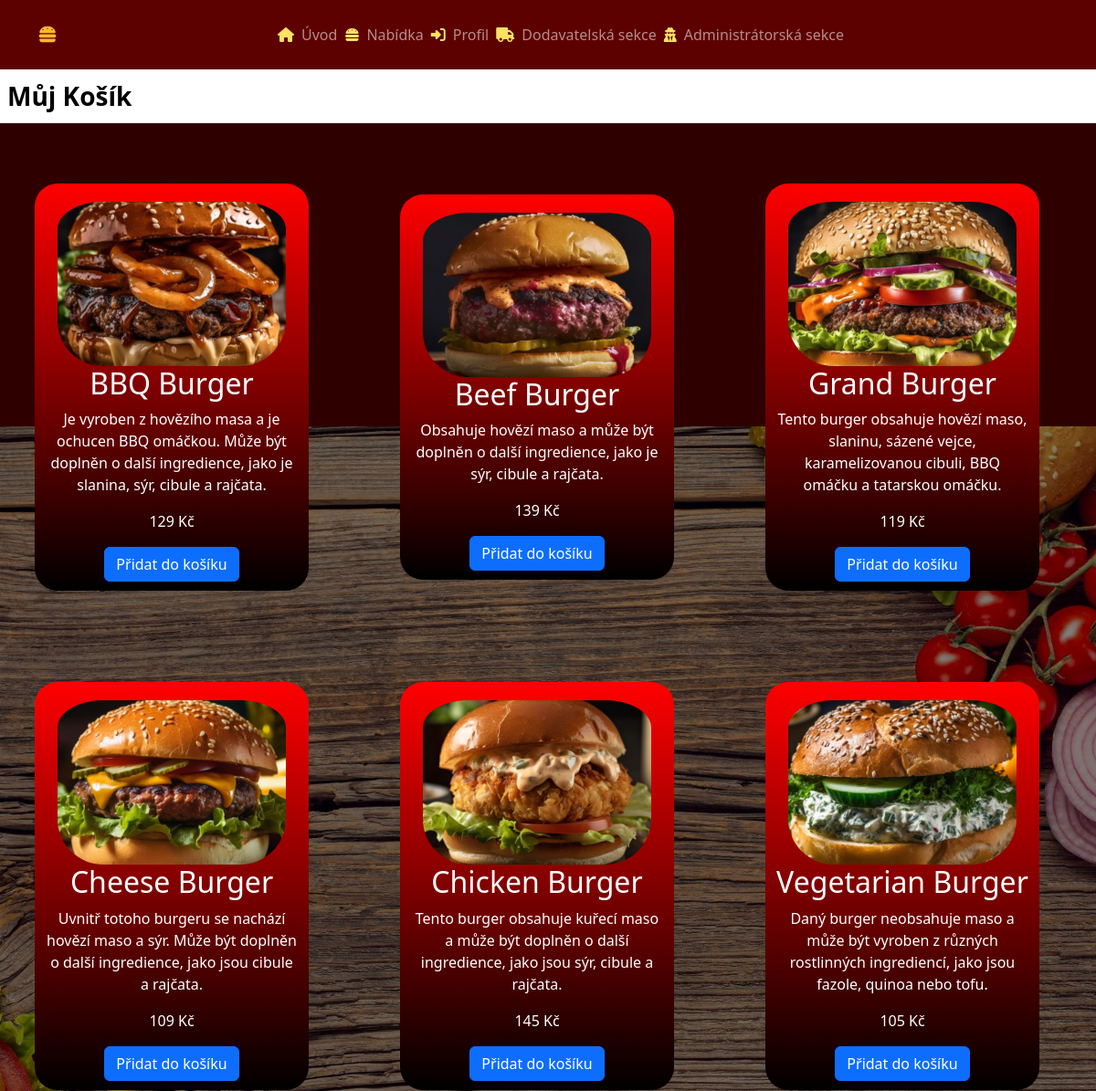
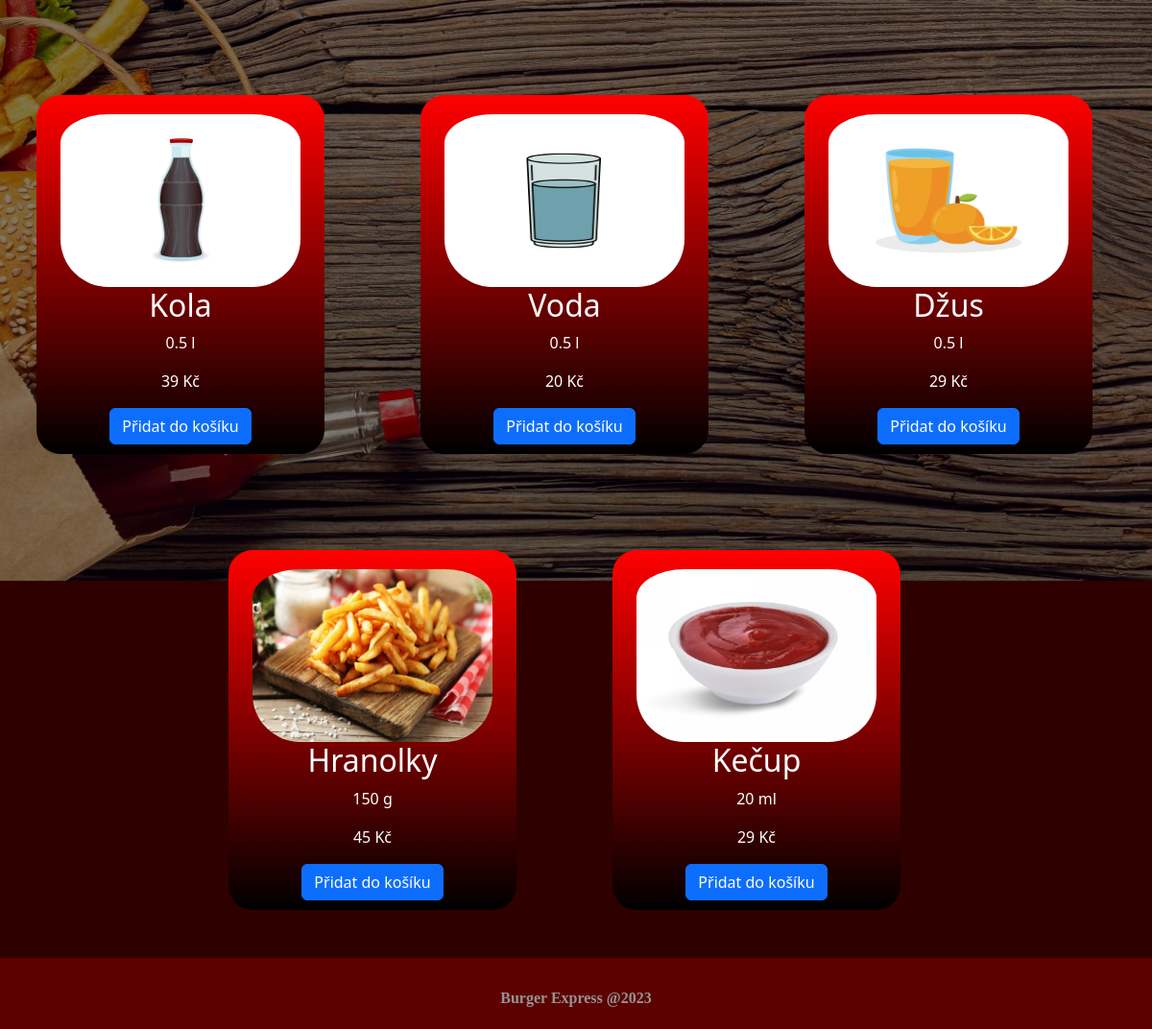
The app's page /index.php?page=nabidka_strana (signed in) with its own data (2 pictures, top to bottom).
### tables this page shows
CREATE TABLE IF NOT EXISTS `produkt` (
  `id` INT NOT NULL AUTO_INCREMENT,
  `nazev` VARCHAR(50) NOT NULL,
  `cena` INT NOT NULL,
  `uskladneno_ks` INT NOT NULL,
  `foto` VARCHAR(50) NULL,
  `popis` TEXT NULL,
  PRIMARY KEY (`id`));

### web/AppStart.class.php (called while the page is built, shortened)
<?php
class AppStart{
    public function appStart():void{
        if(isset($_GET["page"]) && array_key_exists($_GET["page"],WEB_PAGES)){
            $pageKey = $_GET["page"];
        }else{
            $pageKey = DEFAULT_WEB_PAGE_KEY;
        }
        $pageInfo = WEB_PAGES[$pageKey];
        $controller = new $pageInfo["controller_class_name"];
        $tplData = $controller->show($pageInfo["title"]);
        $view = new $pageInfo["view_class_name"];
        $view->printOutput($tplData,$pageInfo["template_type"]);
    }
}

### index.php (called while the page is built, shortened)
<?php
require_once("autoloader.php");
$app = new AppStart();
$app->appStart();

### autoloader.php (called while the page is built, shortened)
<?php
spl_autoload_register(function ($className){
    $className = str_replace(BASE_NAMESPACE_NAME,BASE_APP_DIR_NAME,$className);
    $fileName = dirname(__FILE__) . "\\" . $className;
});

### web/Models/MyDatabaseModel.class.php (called while the page is built, shortened)
<?php
class MyDatabaseModel{
    private PDO $pdo;
    public function __construct(){
        $this->pdo = new PDO("mysql:host=".DB_SERVER.";dbname=".DB_NAME,DB_USER,DB_PASS);
        $this->pdo->exec("set names utf8");
    }
    public function vratProdukty():false|array|null{
        $q = "SELECT * FROM ".TABLE_PRODUKT;
        $vystup = $this->pdo->prepare($q);
        if($vystup->execute()){
            $produkty = $vystup->fetchAll();
            if(empty($produkty)){
                return null;
            }else{
                return $produkty;
            }
        }else{
            return null;
        }
    }
}

### web/Controllers/NabidkaController.class.php (the view, shortened to what this page needs)
<?php
class NabidkaController implements IController{
    private MyDatabaseModel $db;
    public function __construct(){
        $this->db = new MyDatabaseModel();
    }
    public function show(string $pageTitle): array{
        $tplData = [];
        $tplData['title'] = $pageTitle;
        $tplData['prihlasenTitle'] = $this->db->jeUzivatelPrihlasen() ? " Profil" : " Přihlášení";
        $tplData['jePrihlasen'] = $this->db->jeUzivatelPrihlasen();
        $tplData['prihlasenyUzivatel'] = $this->db->ziskejDataUzivatele();
        if($tplData['jePrihlasen']){
            $tplData['role'] = $this->db->ziskejDataUzivatele()['id_pravo'];
        }
        $tplData['produkty'] = $this->db->vratProdukty();
        $tplData['produktRadekVTabulce'] = "";
        $tplData['tlacitkoObjednat'] = "";
        $tplData['cenaCelkemRadek'] = "";
        $tplData['cenaCelkem'] = 0;
        $tplData['jeVKosiku'] = false;
        $tplData['jeObjednano'] = false;
        $tplData['hlavickaVsechProduktu'] = "<div class='row uvod_kupon'>";
        $tplData['patickaVsechProduktu'] = "</div>";
        $tplData['vsechnyProdukty'] = "";
        $tplData['lzeVlozitDoKosiku'] = false;
        if($tplData['jePrihlasen']){
            $tplData['neodeslanaObjednavka'] = $this->db->vratVytvorenouNeodeslanouObjednavku();
            if(empty($tplData['neodeslanaObjednavka'])){
                $this->db->vytvorObjednavku();
                $tplData['neodeslanaObjednavka'] = $this->db->vratVytvorenouNeodeslanouObjednavku();
            }
            $tplData['id_neodeslanaObjednavka'] = $tplData['neodeslanaObjednavka']['id'];
            $tplData['prod'] = $this->db->vratProdukty();
            $tplData['produktyVKosiku'] = $this->db->vratProduktyZKosiku($tplData['neodeslanaObjednavka']['id']);
            $p = $this->db->vratProdukty();
            foreach($p as $produkt) {
                if ($produkt['uskladneno_ks'] > 0) {
                    $tplData['vsechnyProdukty'] .=
                        "<div class='col-auto uvod_kupon_inside'>
                                <img class='img-center' width='250' height='200'  src='resources/".$produkt['foto']."' alt='".$produkt['nazev']."'>
                                <h2>".$produkt['nazev']."</h2>
                                <p>".$produkt['popis']."</p>
                                <p>".$produkt['cena']." Kč</p>
                                <form method='post'>
                                    <button id='btnDoKosiku$produkt[id]' name='btnDoKosiku$produkt[id]' class='btn btn-primary btnDoKosiku'>Přidat do košíku</button>
                                    <input type='hidden' name='id_produkt' value='$produkt[id]'>
                                    <input type='hidden' name='nazev' value='$produkt[nazev]'>
                                    <input type='hidden' name='uskladneno_ks' value='$produkt[uskladneno_ks]'>
                                    <input type='hidden' name='foto' value='$produkt[foto]'>
                                </form>
                            </div>";
                }
            }
        }
        $tplData['prod'] = $this->db->vratProdukty();
        return $tplData;
    }
}

### web/Views/BasicTemplate.class.php (shortened to what this page needs)
<?php
class BasicTemplate implements IView{
    public function printOutput(array $templateData, string $pageType = self::PAGE_UVOD): void{
        $tplData = $templateData;
        $this->getHeader($templateData['title'],$tplData);
        require_once($pageType);
        $this->getFooter();
    }
    public function getHeader(string $pageTitle,$tplData):void{   ?>
        <!doctype html>
        <html lang="cs">
            <head>
                <link rel="stylesheet" href="web/Views/styling/my_styles.css">
                <link rel="stylesheet" href="composer/vendor/fortawesome/font-awesome/css/all.css">
                <link rel="stylesheet" href="composer/vendor/twbs/bootstrap/dist/css/bootstrap.min.css">
            </head>
            <body id="basic_template_body">
                <nav class="navbar navbar-expand-md navbar-dark sticky-top">
                    <div class="container">
                        <a class="navbar-brand" href="index.php?page=uvodni_strana">
                            <span style="color: #fdb92f" class="fa fa-hamburger"></span>
                        </a>
                        <div class="collapse navbar-collapse" id="collapsibleNavbar">
                            <ul class="navbar-nav mx-auto" style="padding: 10px">
                                <li class="nav-item">
                                    <i class="fa fa-home"></i><a class="nav-link" href="index.php?page=uvodni_strana"> Úvod</a>
                                </li>
                                <?php if($tplData['jePrihlasen'] && $tplData['role'] != 2 && $tplData['role'] != 3){ ?>
                                    <li class="nav-item">
                                        <i class="fa fa-hamburger"></i><a class="nav-link" href="index.php?page=nabidka_strana"> Nabídka</a>
                                    </li>
                                <?php } ?>
                                <li class="nav-item">
                                    <i  class="fa fa-sign-in-alt"></i><a class="nav-link" href="index.php?page=prihlasovaci_strana"><?= $tplData['prihlasenTitle']?></a>
                                </li>
                                <?php if($tplData['jePrihlasen'] && $tplData['role'] % 2 == 1){ ?>
                                    <li class="nav-item">
                                        <i class="fa-solid fa-truck"></i><a class="nav-link" href="index.php?page=dodavatel_strana"> Dodavatelská sekce</a>
                                    </li>
                                <?php } ?>
                                <?php if($tplData['jePrihlasen'] && $tplData['role'] < 3){ ?>
                                    <li class="nav-item">
                                        <i class="fa-solid fa-user-secret"></i><a class="nav-link" href="index.php?page=admin_strana"> Administrátorská sekce</a>
                                    </li>
                                <?php } ?>
                            </ul>
                        </div>
                    </div>
                </nav>
                <div id="telo">
<?php
    }
    public function getFooter(){
?>
                </div>
        <footer id="footer">
            <div id="divFooter">
                <span id="spanFooter"><b>Burger Express @2023</b></span>
            </div>
        </footer>
            </body>
        </html>
    <?php
    }
}
?>

### web/Views/NabidkaTemplate.tpl.php (shortened to what this page needs)
<?php
global $tplData;
?>
<?php if(!$tplData['jePrihlasen']){ ?>
    <h2 style="color: white;padding-top: 20px;" class="text-center">Nabídka produktů jen pro přihlášené uživatele.</h2>
<?php }else{
    if($tplData['role'] == 2 || $tplData['role'] == 3){
?>
        <h2 style="color: white;padding-top: 20px;" class="text-center">Nabídka produktů jen pro konzumenty.</h2>
<?php
    }else{
?>
        <div class="table-responsive">
            <form method="POST">
                <table class="table table-hover">
                    <tr style="font-size: 28px"><th>Můj Košík</th><th></th><th></th></tr>
                </table>
            </form>
        </div>
    <?= $tplData['hlavickaVsechProduktu']; ?>
    <?= $tplData['vsechnyProdukty']; ?>
    <?= $tplData['patickaVsechProduktu']; ?>
<?php   } ?>
<?php } ?>

### web/Views/styling/my_styles.css (style rules this page uses)
.uvod_kupon { display: flex; justify-content: center; align-items: center; width: 100%; }
.uvod_kupon_inside { margin: 50px !important; width: 300px !important; background: linear-gradient(red,black); text-align: center; align-content: center; border-radius: 25px; color: white; box-sizing: border-box; }
.btnDoKosiku { margin-bottom: 10px; }
.img-center { padding-top: 20px; border-radius: 50px; }
#basic_template_body { background-color: #5d0000; }
#telo { background: linear-gradient(rgba(0, 0, 0, 0.5), rgba(0, 0, 0, 0.5)), url("../../../resources/fastfood-bg-resized.jpg") no-repeat fixed center; min-height: 80dvh; }
footer { position: relative; bottom: 0; width: 100%; padding-top: 10px; color: #fff; }
#divFooter { font-family:Verdana,serif; background-color: #5d0000; text-align: center; padding: 20px; }
#spanFooter { color: #949494; margin: auto; }
.navbar { background-color: #5d0000; width: 100%; }
.nav-item { display: flex; justify-content: center; }
.fa.fa-home,.fa.fa-hamburger,.fa.fa-sign-in-alt,.fa.fa-user-plus,.fa-solid.fa-truck,.fa-solid.fa-user-secret { align-self: center; color: #fde163; }
#collapsibleNavbar { transition: all .5s; }

### records on screen
produkt: foto (picture), nazev "BBQ Burger", popis "Je vyroben z hovězího masa a je ochucen BBQ omáčkou. Může být doplněn o další ingredience, jako je slanina, sýr, cibule a rajčata.", cena "129"
produkt: foto (picture), nazev "Beef Burger", popis "Obsahuje hovězí maso a může být doplněn o další ingredience, jako je sýr, cibule a rajčata.", cena "139"
produkt: foto (picture), nazev "Grand Burger", popis "Tento burger obsahuje hovězí maso, slaninu, sázené vejce, karamelizovanou cibuli, BBQ omáčku a tatarskou omáčku.", cena "119"
produkt: foto (picture), nazev "Cheese Burger", popis "Uvnitř totoho burgeru se nachází hovězí maso a sýr. Může být doplněn o další ingredience, jako jsou cibule a rajčata.", cena "109"
produkt: foto (picture), nazev "Chicken Burger", popis "Tento burger obsahuje kuřecí maso a může být doplněn o další ingredience, jako jsou sýr, cibule a rajčata.", cena "145"
produkt: foto (picture), nazev "Vegetarian Burger", popis "Daný burger neobsahuje maso a může být vyroben z různých rostlinných ingrediencí, jako jsou fazole, quinoa nebo tofu.", cena "105"
produkt: foto (picture), nazev "Kola", popis "0.5 l", cena "39"
produkt: foto (picture), nazev "Voda", popis "0.5 l", cena "20"
produkt: foto (picture), nazev "Džus", popis "0.5 l", cena "29"
produkt: foto (picture), nazev "Hranolky", popis "150 g", cena "45"
produkt: foto (picture), nazev "Kečup", popis "20 ml", cena "29"

### other values on screen
$tplData['prihlasenTitle'] "Profil"
